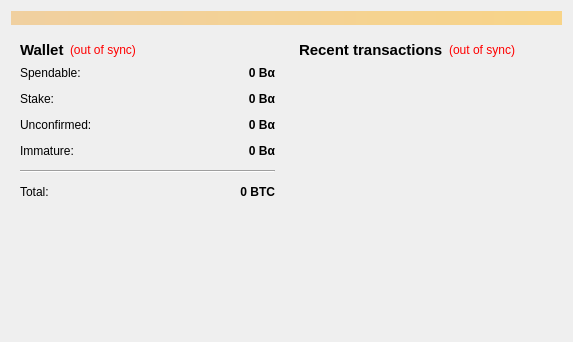
<?xml version="1.0" encoding="UTF-8"?>
<ui version="4.0">
 <class>OverviewPage</class>
 <widget class="QWidget" name="OverviewPage">
  <property name="geometry">
   <rect>
    <x>0</x>
    <y>0</y>
    <width>573</width>
    <height>342</height>
   </rect>
  </property>
  <property name="windowTitle">
   <string>Form</string>
  </property>
  <layout class="QVBoxLayout" name="topLayout">
   <item>
    <widget class="QLabel" name="labelAlerts">
     <property name="visible">
      <bool>false</bool>
     </property>
     <property name="styleSheet">
      <string notr="true">background-color: qlineargradient(x1: 0, y1: 0, x2: 1, y2: 0, stop:0 #F0D0A0, stop:1 #F8D488);  color:#000000
</string>
     </property>
     <property name="wordWrap">
      <bool>true</bool>
     </property>
     <property name="margin">
      <number>3</number>
     </property>
    </widget>
   </item>
   <item>
    <layout class="QHBoxLayout" name="horizontalLayout" stretch="1,1">
     <item>
      <layout class="QVBoxLayout" name="verticalLayout_2">
       <item>
        <widget class="QWidget" name="widget" native="true">
         <layout class="QVBoxLayout" name="verticalLayout_4">
          <item>
           <layout class="QHBoxLayout" name="horizontalLayout_4">
            <item>
             <widget class="QLabel" name="label_5">
              <property name="font">
               <font>
                <pointsize>11</pointsize>
                <weight>75</weight>
                <bold>true</bold>
               </font>
              </property>
              <property name="text">
               <string>Wallet</string>
              </property>
             </widget>
            </item>
            <item>
             <widget class="QLabel" name="labelWalletStatus">
              <property name="toolTip">
               <string>The displayed information may be out of date. Your wallet automatically synchronizes with the BitAlpha network after a connection is established, but this process has not completed yet.</string>
              </property>
              <property name="styleSheet">
               <string notr="true">QLabel { color: red; }</string>
              </property>
              <property name="text">
               <string notr="true">(out of sync)</string>
              </property>
              <property name="alignment">
               <set>Qt::AlignLeading|Qt::AlignLeft|Qt::AlignVCenter</set>
              </property>
             </widget>
            </item>
            <item>
             <spacer name="horizontalSpacer_2">
              <property name="orientation">
               <enum>Qt::Horizontal</enum>
              </property>
              <property name="sizeHint" stdset="0">
               <size>
                <width>40</width>
                <height>20</height>
               </size>
              </property>
             </spacer>
            </item>
           </layout>
          </item>
          <item>
           <layout class="QFormLayout" name="formLayout_2">
            <property name="fieldGrowthPolicy">
             <enum>QFormLayout::AllNonFixedFieldsGrow</enum>
            </property>
            <property name="horizontalSpacing">
             <number>12</number>
            </property>
            <property name="verticalSpacing">
             <number>12</number>
            </property>
            <item row="0" column="0">
             <widget class="QLabel" name="label">
              <property name="text">
               <string>Spendable:</string>
              </property>
             </widget>
            </item>
            <item row="0" column="1">
             <widget class="QLabel" name="labelBalance">
              <property name="font">
               <font>
                <weight>75</weight>
                <bold>true</bold>
               </font>
              </property>
              <property name="cursor">
               <cursorShape>IBeamCursor</cursorShape>
              </property>
              <property name="toolTip">
               <string>Your current spendable balance</string>
              </property>
              <property name="text">
               <string notr="true">0 Bα</string>
              </property>
              <property name="alignment">
               <set>Qt::AlignRight|Qt::AlignTrailing|Qt::AlignVCenter</set>
              </property>
              <property name="textInteractionFlags">
               <set>Qt::LinksAccessibleByMouse|Qt::TextSelectableByKeyboard|Qt::TextSelectableByMouse</set>
              </property>
             </widget>
            </item>
            <item row="1" column="0">
             <widget class="QLabel" name="label_6">
              <property name="text">
               <string>Stake:</string>
              </property>
             </widget>
            </item>
            <item row="1" column="1">
             <widget class="QLabel" name="labelStake">
              <property name="font">
               <font>
                <weight>75</weight>
                <bold>true</bold>
               </font>
              </property>
              <property name="cursor">
               <cursorShape>IBeamCursor</cursorShape>
              </property>
              <property name="toolTip">
               <string>Total of coins that was staked, and do not yet count toward the current balance</string>
              </property>
              <property name="text">
               <string notr="true">0 Bα</string>
              </property>
              <property name="alignment">
               <set>Qt::AlignRight|Qt::AlignTrailing|Qt::AlignVCenter</set>
              </property>
              <property name="textInteractionFlags">
               <set>Qt::LinksAccessibleByMouse|Qt::TextSelectableByKeyboard|Qt::TextSelectableByMouse</set>
              </property>
             </widget>
            </item>
            <item row="2" column="0">
             <widget class="QLabel" name="label_3">
              <property name="text">
               <string>Unconfirmed:</string>
              </property>
             </widget>
            </item>
            <item row="2" column="1">
             <widget class="QLabel" name="labelUnconfirmed">
              <property name="font">
               <font>
                <weight>75</weight>
                <bold>true</bold>
               </font>
              </property>
              <property name="cursor">
               <cursorShape>IBeamCursor</cursorShape>
              </property>
              <property name="toolTip">
               <string>Total of transactions that have yet to be confirmed, and do not yet count toward the current balance</string>
              </property>
              <property name="text">
               <string notr="true">0 Bα</string>
              </property>
              <property name="alignment">
               <set>Qt::AlignRight|Qt::AlignTrailing|Qt::AlignVCenter</set>
              </property>
              <property name="textInteractionFlags">
               <set>Qt::LinksAccessibleByMouse|Qt::TextSelectableByKeyboard|Qt::TextSelectableByMouse</set>
              </property>
             </widget>
            </item>
            <item row="3" column="0">
             <widget class="QLabel" name="labelImmatureText">
              <property name="text">
               <string>Immature:</string>
              </property>
             </widget>
            </item>
            <item row="3" column="1">
             <widget class="QLabel" name="labelImmature">
              <property name="font">
               <font>
                <weight>75</weight>
                <bold>true</bold>
               </font>
              </property>
              <property name="toolTip">
               <string>Mined balance that has not yet matured</string>
              </property>
              <property name="text">
               <string notr="true">0 Bα</string>
              </property>
              <property name="alignment">
               <set>Qt::AlignRight|Qt::AlignTrailing|Qt::AlignVCenter</set>
              </property>
              <property name="textInteractionFlags">
               <set>Qt::LinksAccessibleByMouse|Qt::TextSelectableByKeyboard|Qt::TextSelectableByMouse</set>
              </property>
             </widget>
            </item>
            <item row="4" column="0" colspan="2">
             <widget class="Line" name="line">
              <property name="orientation">
               <enum>Qt::Horizontal</enum>
              </property>
             </widget>
            </item>
            <item row="5" column="0">
             <widget class="QLabel" name="labelTotalText">
              <property name="text">
               <string>Total:</string>
              </property>
             </widget>
            </item>
            <item row="5" column="1">
             <widget class="QLabel" name="labelTotal">
              <property name="font">
               <font>
                <weight>75</weight>
                <bold>true</bold>
               </font>
              </property>
              <property name="cursor">
               <cursorShape>IBeamCursor</cursorShape>
              </property>
              <property name="toolTip">
               <string>Your current total balance</string>
              </property>
              <property name="text">
               <string notr="true">0 BTC</string>
              </property>
              <property name="alignment">
               <set>Qt::AlignRight|Qt::AlignTrailing|Qt::AlignVCenter</set>
              </property>
              <property name="textInteractionFlags">
               <set>Qt::LinksAccessibleByMouse|Qt::TextSelectableByKeyboard|Qt::TextSelectableByMouse</set>
              </property>
             </widget>
            </item>
           </layout>
          </item>
         </layout>
        </widget>
       </item>
       <item>
        <spacer name="verticalSpacer">
         <property name="orientation">
          <enum>Qt::Vertical</enum>
         </property>
         <property name="sizeHint" stdset="0">
          <size>
           <width>20</width>
           <height>40</height>
          </size>
         </property>
        </spacer>
       </item>
      </layout>
     </item>
     <item>
      <layout class="QVBoxLayout" name="verticalLayout_3">
       <item>
        <widget class="QWidget" name="widget_2" native="true">
         <layout class="QVBoxLayout" name="verticalLayout">
          <item>
           <layout class="QHBoxLayout" name="horizontalLayout_2">
            <item>
             <widget class="QLabel" name="label_4">
              <property name="font">
               <font>
                <pointsize>11</pointsize>
                <weight>75</weight>
                <bold>true</bold>
               </font>
              </property>
              <property name="text">
               <string>&lt;b&gt;Recent transactions&lt;/b&gt;</string>
              </property>
             </widget>
            </item>
            <item>
             <widget class="QLabel" name="labelTransactionsStatus">
              <property name="toolTip">
               <string>The displayed information may be out of date. Your wallet automatically synchronizes with the BitAlpha network after a connection is established, but this process has not completed yet.</string>
              </property>
              <property name="styleSheet">
               <string notr="true">QLabel { color: red; }</string>
              </property>
              <property name="text">
               <string notr="true">(out of sync)</string>
              </property>
              <property name="alignment">
               <set>Qt::AlignRight|Qt::AlignTrailing|Qt::AlignVCenter</set>
              </property>
             </widget>
            </item>
            <item>
             <spacer name="horizontalSpacer">
              <property name="orientation">
               <enum>Qt::Horizontal</enum>
              </property>
              <property name="sizeHint" stdset="0">
               <size>
                <width>40</width>
                <height>20</height>
               </size>
              </property>
             </spacer>
            </item>
           </layout>
          </item>
          <item>
           <widget class="QListView" name="listTransactions">
            <property name="styleSheet">
             <string notr="true">QListView { background: transparent; }</string>
            </property>
            <property name="frameShape">
             <enum>QFrame::NoFrame</enum>
            </property>
            <property name="verticalScrollBarPolicy">
             <enum>Qt::ScrollBarAlwaysOff</enum>
            </property>
            <property name="horizontalScrollBarPolicy">
             <enum>Qt::ScrollBarAlwaysOff</enum>
            </property>
            <property name="selectionMode">
             <enum>QAbstractItemView::NoSelection</enum>
            </property>
           </widget>
          </item>
         </layout>
        </widget>
       </item>
      </layout>
     </item>
    </layout>
   </item>
  </layout>
 </widget>
 <resources/>
 <connections/>
</ui>
